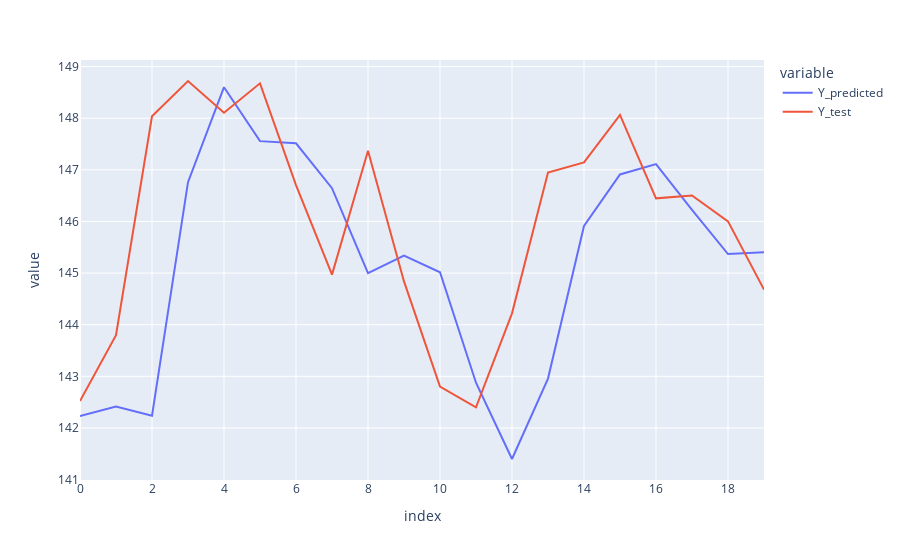

Source (notebook cell):
### Code cell
import plotly.express as px
Y_hat_test = []
for x in X_test:
    x = x.reshape(1, n_steps, n_features)
    Y_hat_test.append(model.predict(x, verbose=0))
Y_hat_test = np.array(Y_hat_test).reshape(X_test.shape[0])
fig = px.line(y=[Y_hat_test, Y_test])
newnames = {'wide_variable_0':'Y_predicted', 'wide_variable_1': 'Y_test'}
fig.for_each_trace(lambda t: t.update(name = newnames[t.name],
                                      legendgroup = newnames[t.name],
                                     hovertemplate = t.hovertemplate.replace(t.name, newnames[t.name])
                                   )
                  )
fig.show()

### Figure 1 — Plotly figure (JSON) as saved in the notebook; plotly's stock layout.template omitted (floating-point values rounded to 4 significant figures)
{"data": [{"hovertemplate": "variable=Y_predicted<br>index=%{x}<br>value=%{y}<extra></extra>", "legendgroup": "Y_predicted", "line": {"color": "#636efa", "dash": "solid"}, "marker": {"symbol": "circle"}, "mode": "lines", "name": "Y_predicted", "orientation": "v", "showlegend": true, "type": "scatter", "x": [0, 1, 2, 3, 4, 5, 6, 7, 8, 9, 10, 11, 12, 13, 14, 15, 16, 17, 18, 19], "xaxis": "x", "y": [142.2, 142.4, 142.2, 146.8, 148.6, 147.6, 147.5, 146.6, 145.0, 145.3, 145.0, 142.9, 141.4, 143.0, 145.9, 146.9, 147.1, 146.2, 145.4, 145.4], "yaxis": "y"}, {"hovertemplate": "variable=Y_test<br>index=%{x}<br>value=%{y}<extra></extra>", "legendgroup": "Y_test", "line": {"color": "#EF553B", "dash": "solid"}, "marker": {"symbol": "circle"}, "mode": "lines", "name": "Y_test", "orientation": "v", "showlegend": true, "type": "scatter", "x": [0, 1, 2, 3, 4, 5, 6, 7, 8, 9, 10, 11, 12, 13, 14, 15, 16, 17, 18, 19], "xaxis": "x", "y": [142.5, 143.8, 148.0, 148.7, 148.1, 148.7, 146.7, 145.0, 147.4, 144.8, 142.8, 142.4, 144.2, 146.9, 147.1, 148.1, 146.4, 146.5, 146.0, 144.7], "yaxis": "y"}], "layout": {"legend": {"title": {"text": "variable"}, "tracegroupgap": 0}, "margin": {"t": 60}, "xaxis": {"anchor": "y", "domain": [0, 1], "title": {"text": "index"}}, "yaxis": {"anchor": "x", "domain": [0, 1], "title": {"text": "value"}}}}
